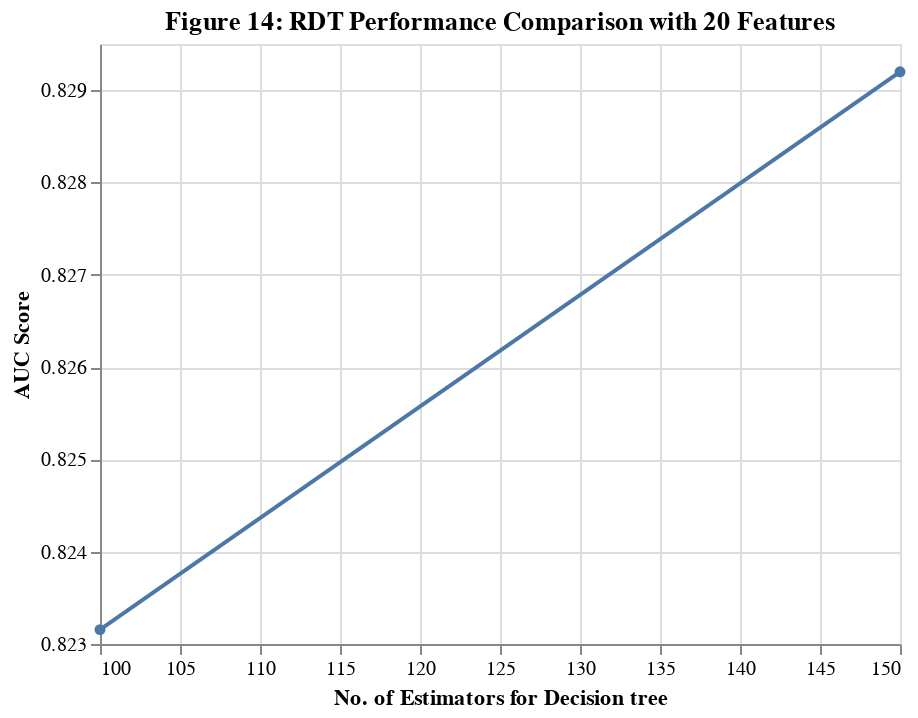

Notebook source saved alongside this figure:
### Markdown cell above
Above are the optimal parameters for Random Forests model.

We will now check how good does this model perform for other values of number of estimators.

### Code cell
#fetch performance scores for all combinations of number of features and hyper-parameters
result_RDT = get_results(gs_RDT)

#extract values where number of features is 20
results_RDT_features = result_RDT[result_RDT['feature_selector__n_features_'] == 20]

#plot the performance scores for Random Forests model
alt.Chart(results_RDT_features, 
          title = 'Figure 14: RDT Performance Comparison with 20 Features'
         ).mark_line(point = True).encode(
    alt.X('rdt__n_estimators', title = 'No. of Estimators for Decision tree'),
    alt.Y('mean_score', title = 'AUC Score', scale = alt.Scale(zero = False))
)

### Figure 1 — Vega-Lite specification as saved in the notebook (floating-point values rounded to 4 significant figures)
{"config": {"view": {"continuousWidth": 400, "continuousHeight": 300}}, "data": {"name": "data-ef42e3c13f7c542c8bc7e3bd4f8836db"}, "mark": {"type": "line", "point": true}, "encoding": {"x": {"type": "quantitative", "field": "rdt__n_estimators", "title": "No. of Estimators for Decision tree"}, "y": {"type": "quantitative", "field": "mean_score", "scale": {"zero": false}, "title": "AUC Score"}}, "title": "Figure 14: RDT Performance Comparison with 20 Features", "$schema": "https://vega.github.io/schema/vega-lite/v4.8.1.json", "datasets": {"data-ef42e3c13f7c542c8bc7e3bd4f8836db": [{"mean_score": 0.8292, "feature_selector__n_features_": 20.0, "rdt__n_estimators": 150.0}, {"mean_score": 0.8232, "feature_selector__n_features_": 20.0, "rdt__n_estimators": 100.0}]}}
